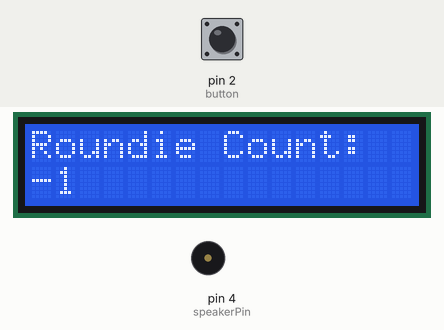
The sketch below on a simulated Arduino Uno, built with avr-gcc and run on an emulated ATmega328P. Parts: 16×2 character LCD, buzzer (waves = sounding). The inputs (shaded band) are chosen by the test bench; at power-on: pin 2 (button) LOW.

Above: at 1.2 s.
1.3 s: pin 2 (button) pulled HIGH for 0.15 s
At 1.8 s:
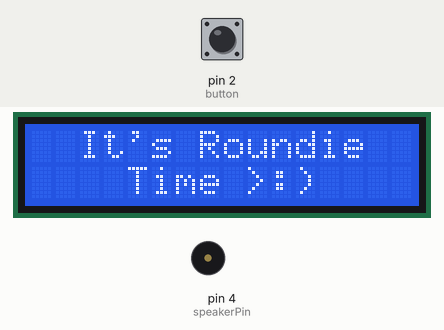
At 3.5 s:
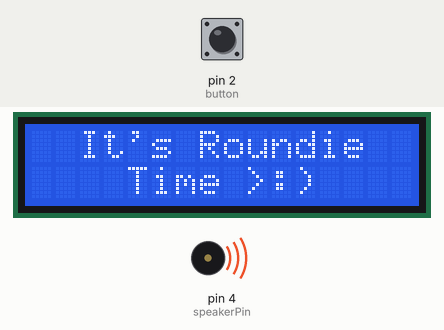
Timing chart, 0 to 10.4 s (numbered marks = the images above; inputs shaded):
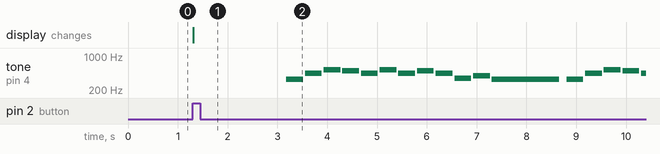

The sketch:

RoundieAlert.ino
```cpp
#include <Arduino.h>
#include <LiquidCrystal.h>
#include <EEPROM.h>

#define NOTE_B0  31
#define NOTE_C1  33
#define NOTE_CS1 35
#define NOTE_D1  37
#define NOTE_DS1 39
#define NOTE_E1  41
#define NOTE_F1  44
#define NOTE_FS1 46
#define NOTE_G1  49
#define NOTE_GS1 52
#define NOTE_A1  55
#define NOTE_AS1 58
#define NOTE_B1  62
#define NOTE_C2  65
#define NOTE_CS2 69
#define NOTE_D2  73
#define NOTE_DS2 78
#define NOTE_E2  82
#define NOTE_F2  87
#define NOTE_FS2 93
#define NOTE_G2  98
#define NOTE_GS2 104
#define NOTE_A2  110
#define NOTE_AS2 117
#define NOTE_B2  123
#define NOTE_C3  131
#define NOTE_CS3 139
#define NOTE_D3  147
#define NOTE_DS3 156
#define NOTE_E3  165
#define NOTE_F3  175
#define NOTE_FS3 185
#define NOTE_G3  196
#define NOTE_GS3 208
#define NOTE_A3  220
#define NOTE_AS3 233
#define NOTE_B3  247
#define NOTE_C4  262
#define NOTE_CS4 277
#define NOTE_D4  294
#define NOTE_DS4 311
#define NOTE_E4  330
#define NOTE_F4  349
#define NOTE_FS4 370
#define NOTE_G4  392
#define NOTE_GS4 415
#define NOTE_A4  440
#define NOTE_AS4 466
#define NOTE_B4  494
#define NOTE_C5  523
#define NOTE_CS5 554
#define NOTE_D5  587
#define NOTE_DS5 622
#define NOTE_E5  659
#define NOTE_F5  698
#define NOTE_FS5 740
#define NOTE_G5  784
#define NOTE_GS5 831
#define NOTE_A5  880
#define NOTE_AS5 932
#define NOTE_B5  988
#define NOTE_C6  1047
#define NOTE_CS6 1109
#define NOTE_D6  1175
#define NOTE_DS6 1245
#define NOTE_E6  1319
#define NOTE_F6  1397
#define NOTE_FS6 1480
#define NOTE_G6  1568
#define NOTE_GS6 1661
#define NOTE_A6  1760
#define NOTE_AS6 1865
#define NOTE_B6  1976
#define NOTE_C7  2093
#define NOTE_CS7 2217
#define NOTE_D7  2349
#define NOTE_DS7 2489
#define NOTE_E7  2637
#define NOTE_F7  2794
#define NOTE_FS7 2960
#define NOTE_G7  3136
#define NOTE_GS7 3322
#define NOTE_A7  3520
#define NOTE_AS7 3729
#define NOTE_B7  3951
#define NOTE_C8  4186
#define NOTE_CS8 4435
#define NOTE_D8  4699
#define NOTE_DS8 4978
#define REST      0

int tempo = 80;

int melody[] = {

  REST, 4, REST, 8, REST, 8, REST, 8, NOTE_E4, 8, NOTE_A4, 8, NOTE_C5, 8, //1
  NOTE_B4, 8, NOTE_A4, 8, NOTE_C5, 8, NOTE_A4, 8, NOTE_B4, 8, NOTE_A4, 8, NOTE_F4, 8, NOTE_G4, 8,
  NOTE_E4, 2, NOTE_E4, 8, NOTE_A4, 8, NOTE_C5, 8,
  NOTE_B4, 8, NOTE_A4, 8, NOTE_C5, 8, NOTE_A4, 8, NOTE_C5, 8, NOTE_A4, 8, NOTE_E4, 8, NOTE_DS4, 8,

  NOTE_D4, 2, NOTE_D4, 8, NOTE_F4, 8, NOTE_GS4, 8, //5
  NOTE_B4, 2, NOTE_D4, 8, NOTE_F4, 8, NOTE_GS4, 8,
  NOTE_A4, 2, NOTE_C4, 8, NOTE_C4, 8, NOTE_G4, 8,
  NOTE_F4, 8, NOTE_E4, 8, NOTE_G4, 8, NOTE_F4, 8, NOTE_F4, 8, NOTE_E4, 8, NOTE_E4, 8, NOTE_GS4, 8,

  NOTE_A4, 2, REST,8, NOTE_A4, 8, NOTE_A4, 8, NOTE_GS4, 8, //9
  NOTE_G4, 2, NOTE_B4, 8, NOTE_A4, 8, NOTE_F4, 8,
  NOTE_E4, 2, NOTE_E4, 8, NOTE_G4, 8, NOTE_E4, 8,
  NOTE_D4, 2, NOTE_D4, 8, NOTE_D4, 8, NOTE_F4, 8, NOTE_DS4, 8,

  NOTE_E4, 2, REST, 8, NOTE_E4, 8, NOTE_A4, 8, NOTE_C5, 8, //13

  //repeats from 2
  // NOTE_B4, 8, NOTE_A4, 8, NOTE_C5, 8, NOTE_A4, 8, NOTE_B4, 8, NOTE_A4, 8, NOTE_F4, 8, NOTE_G4, 8, //2
  // NOTE_E4, 2, NOTE_E4, 8, NOTE_A4, 8, NOTE_C5, 8,
  // NOTE_B4, 8, NOTE_A4, 8, NOTE_C5, 8, NOTE_A4, 8, NOTE_C5, 8, NOTE_A4, 8, NOTE_E4, 8, NOTE_DS4, 8,

  // NOTE_D4, 2, NOTE_D4, 8, NOTE_F4, 8, NOTE_GS4, 8, //5
  // NOTE_B4, 2, NOTE_D4, 8, NOTE_F4, 8, NOTE_GS4, 8,
  // NOTE_A4, 2, NOTE_C4, 8, NOTE_C4, 8, NOTE_G4, 8,
  // NOTE_F4, 8, NOTE_E4, 8, NOTE_G4, 8, NOTE_F4, 8, NOTE_F4, 8, NOTE_E4, 8, NOTE_E4, 8, NOTE_GS4, 8,

  // NOTE_A4, 2, REST,8, NOTE_A4, 8, NOTE_A4, 8, NOTE_GS4, 8, //9
  // NOTE_G4, 2, NOTE_B4, 8, NOTE_A4, 8, NOTE_F4, 8,
  // NOTE_E4, 2, NOTE_E4, 8, NOTE_G4, 8, NOTE_E4, 8,
  // NOTE_D4, 2, NOTE_D4, 8, NOTE_D4, 8, NOTE_F4, 8, NOTE_DS4, 8,

  NOTE_E4, 2 //13
};

int notes = sizeof(melody) / sizeof(melody[0]) / 2;

int wholenote = (60000 * 4) / tempo;
int divider = 0, noteDuration = 0;

const int rs = 6, en = 7, d4 = 9, d5 = 10, d6 = 11, d7 = 12; // digital pins for screen
LiquidCrystal lcd(rs, en, d4, d5, d6, d7);

const int button = 2;
int buttonState = LOW;
int lastButtonState = LOW;
bool isLcdOn = false;
int roundieCount = 0;

int currentPage = 1;
//const int numPages = 3;

const int speakerPin = 4;

int address = 0;

void setup() {
  lcd.begin(16, 2);
  lcd.clear();

  pinMode(button, INPUT);
  pinMode(speakerPin, OUTPUT);

  // Read the roundieCount from EEPROM
  EEPROM.get(address, roundieCount);

  // Initialize the LCD and display the roundieCount
  lcd.setCursor(0, 0);
  lcd.print("Roundie Count:");
  lcd.setCursor(0, 1);
  lcd.print(roundieCount);
}

void loop() {
  buttonState = digitalRead(button);

  if (buttonState != lastButtonState) {
    if (buttonState == HIGH) {
      // Only update the LCD when the button is pressed
      isLcdOn = true;

      lcd.clear();
      currentPage = 1;
      displayPage(currentPage);

      for (int thisNote = 0; thisNote < notes * 2; thisNote = thisNote + 2) {
        // calculates the duration of each note
        divider = melody[thisNote + 1];
        if (divider > 0) {
          // regular note, just proceed
          noteDuration = (wholenote) / divider;
        } else if (divider < 0) {
          // dotted notes are represented with negative durations!!
          noteDuration = (wholenote) / abs(divider);
          noteDuration *= 1.5; // increases the duration in half for dotted notes
        }

        // we only play the note for 90% of the duration, leaving 10% as a pause
        tone(speakerPin, melody[thisNote], noteDuration * 0.9);

        // Wait for the specief duration before playing the next note.
        delay(noteDuration);

        // stop the waveform generation before the next note.
        noTone(speakerPin);
      }

      roundieCount++;
      EEPROM.put(address, roundieCount);
    }
  }

  if (isLcdOn) {
    isLcdOn = false;
    delay(5000);
    lcd.clear();
    lcd.setCursor(0, 0);
    lcd.print("Roundie Count:");
    lcd.setCursor(0, 1);
    lcd.print(roundieCount);
  }

  lastButtonState = buttonState;
}

void displayPage(int page) {
  switch (page) {
    case 1:
      lcd.setCursor(2, 0);
      lcd.print("It's Roundie");
      lcd.setCursor(4, 1);
      lcd.print("Time >:)");
      break;
  }
}
```

Measured:
- after the input at 1.3 s, tone on pin 4 (speakerPin): plays 330 Hz for 0.34 s, 440 Hz for 0.34 s, 523 Hz for 0.34 s, 494 Hz for 0.34 s, 440 Hz for 0.34 s, 523 Hz for 0.34 s … (17 notes in this stretch), starting after 1.9 s; the display: changes at once (image 1)
